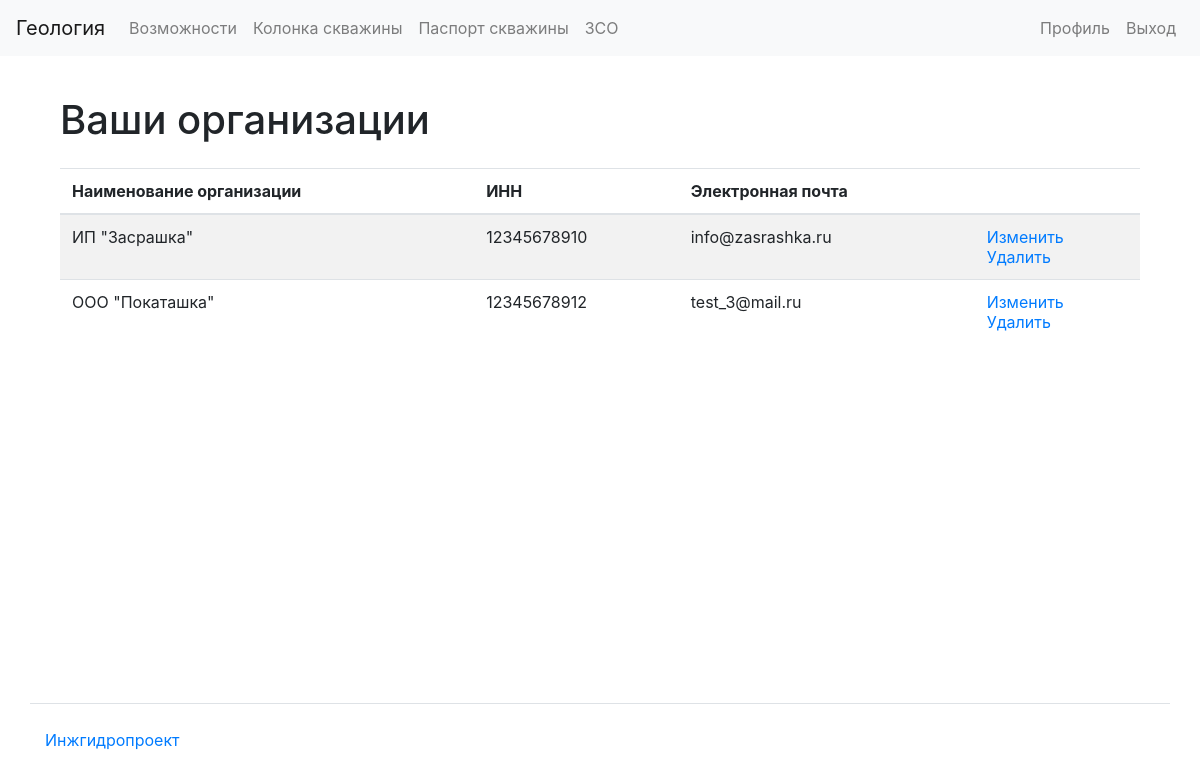
The page /organizations/my/ (signed in) on the database its author committed.
### apps/organizations/models.py (models this page shows, shortened)
class Organization(models.Model):
    user = models.ForeignKey(
        settings.AUTH_USER_MODEL, related_name="organizations", on_delete=models.CASCADE
    )
    org_name = models.CharField(max_length=100)
    inn = models.CharField(max_length=12)
    address = models.CharField(max_length=200)
    email = models.EmailField()
    phone = models.CharField(max_length=15)
    logo = models.ImageField(upload_to="logos/")

### apps/organizations/views.py (the view)
# urls.py: path("my/", views.MyOrganizationsView.as_view(), name="organizations_mine"),
@method_decorator(login_required, name="dispatch")
class MyOrganizationsView(TemplateView):
    template_name = "organizations/list.html"
    def get(self, request, *args, **kwargs):
        user_organizations = request.user.organizations.all()
        return render(
            request,
            template_name="organizations/list.html",
            context={"organizations": user_organizations, "title": "Organizations"},
        )

### templates/organizations/list.html
{% extends 'base.html' %}
{% load bootstrap4 %}
{% load i18n %}
{% block content %}
<div class="container wrapper flex-grow-1">
    <h1 class="my-4">
{% translate "Ваши организации"%}
    </h1>
<table class="table table-striped">
<thead>
  <tr>
    <th>{% translate "Наименование организации"%}</th>
    <th>{% translate "ИНН"%}</th>
    <th>{% translate "Электронная почта"%}</th>
    <th></th>
  </tr>
</thead>
<tbody>
  {% if organizations %}
{% for organization in organizations %}
    <tr>
      <td>{{ organization.org_name }}</td>
      <td>{{ organization.inn }}</td>
      <td>{{ organization.email }}</td>
      <td>
        <a href="{% url 'organization_update' organization.id %}">{% translate "Изменить"%}</a>
        <br>
        <a href="#">{% translate "Удалить"%}</a>
      </td>
    </tr>
{% endfor %}
{% endif %}
</tbody>
</table>
</div>
{% endblock %}

### rows shown on the page
Organization: org_name "ИП \"Засрашка\"", inn "12345678910", email "info@zasrashka.ru"
Organization: org_name "ООО \"Покаташка\"", inn "12345678912", email "test_3@mail.ru"
